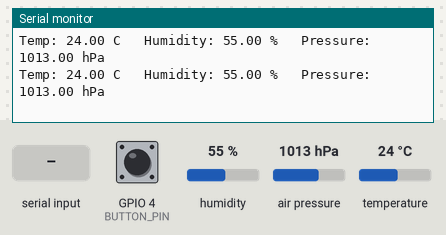
The program below on a simulated ESP32. Parts: the last lines printed to the serial monitor. Inputs (shaded band) come from the test bench; at power-on: GPIO 4 (BUTTON_PIN) HIGH, humidity 55 %, air pressure 1013 hPa, temperature 24 °C.

Above: at 1.2 s.
1.3 s: GPIO 4 (BUTTON_PIN) pulled LOW for 0.15 s
At 1.7 s:
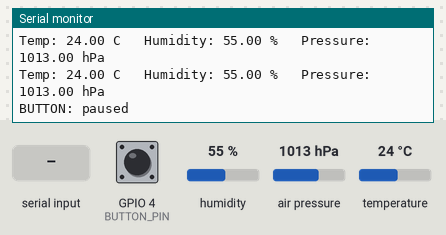
2.9 s: "pause\n" received over Serial
At 3.3 s:
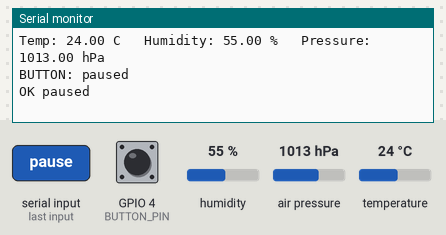
4.4 s: GPIO 4 (BUTTON_PIN) pulled LOW for 1 s
At 4.9 s:
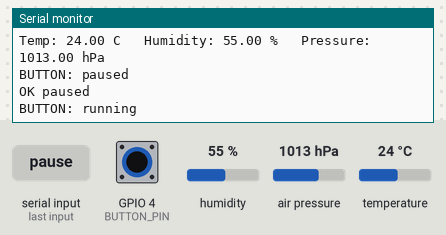
6.9 s: "resume\n" received over Serial
At 7.01 s:
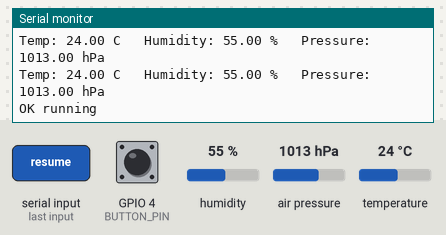
8.4 s: "status\n" received over Serial
At 8.9 s:
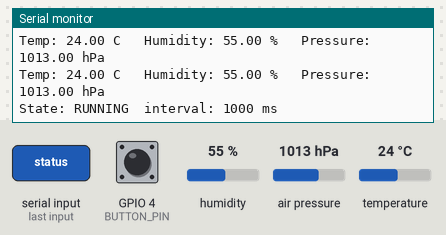
9.9 s: "interval \n" received over Serial
At 10.02 s:
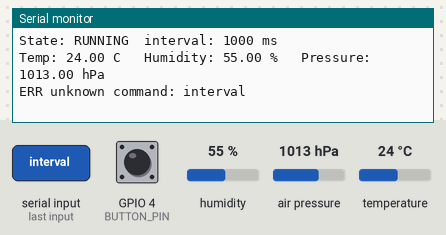

The program:

main.cpp
```cpp
#include <Arduino.h>
#include <Wire.h>
#include <Adafruit_BME280.h>

Adafruit_BME280 bme;

// One reading = three numbers packed together
struct Reading
{
  float temperature;
  float humidity;
  float pressure;
};

QueueHandle_t readingQueue; // the mailbox
enum State
{
  RUNNING,
  PAUSED
};
volatile State state = RUNNING;      // current state
volatile uint32_t intervalMs = 1000; // how often the sensor reads

const int BUTTON_PIN = 4; // <-- change to YOUR button pin
const uint32_t DEBOUNCE_MS = 50;

QueueHandle_t buttonQueue; // button events travel through this

// ISR: keep it tiny. Debounce, then send one event to the queue.
void IRAM_ATTR onButtonPress()
{
  static uint32_t lastMs = 0;
  uint32_t now = millis();
  if (now - lastMs < DEBOUNCE_MS)
    return; // ignore bounce
  lastMs = now;

  uint8_t event = 1;
  BaseType_t woken = pdFALSE;
  xQueueSendFromISR(buttonQueue, &event, &woken); // the ISR-safe version
  if (woken)
    portYIELD_FROM_ISR();
}

void sensorTask(void *param)
{
  while (true)
  {
    if (state == RUNNING)
    { // only read when running
      Reading r;
      r.temperature = bme.readTemperature();
      r.humidity = bme.readHumidity();
      r.pressure = bme.readPressure() / 100.0F;
      xQueueSend(readingQueue, &r, 0);
    }
    vTaskDelay(pdMS_TO_TICKS(intervalMs)); // sleep for the current interval
  }
}
// TASK 2: waits for mail, then prints it
void printTask(void *param)
{
  while (true)
  {
    Reading r;
    if (xQueueReceive(readingQueue, &r, portMAX_DELAY))
    { // sleeps until mail arrives
      Serial.print("Temp: ");
      Serial.print(r.temperature);
      Serial.print(" C   Humidity: ");
      Serial.print(r.humidity);
      Serial.print(" %   Pressure: ");
      Serial.print(r.pressure);
      Serial.println(" hPa");
    }
  }
}

void handleCommand(String line)
{
  line.trim(); // remove stray spaces

  if (line == "pause")
  {
    state = PAUSED;
    Serial.println("OK paused");
  }
  else if (line == "resume")
  {
    state = RUNNING;
    Serial.println("OK running");
  }
  else if (line == "status")
  {
    Serial.print("State: ");
    Serial.print(state == RUNNING ? "RUNNING" : "PAUSED");
    Serial.print("  interval: ");
    Serial.print(intervalMs);
    Serial.println(" ms");
  }
  else if (line.startsWith("interval "))
  {
    long v = line.substring(9).toInt(); // the part after "interval "
    if (v >= 100 && v <= 60000)
    {
      intervalMs = v;
      Serial.print("OK interval ");
      Serial.println(v);
    }
    else
    {
      Serial.println("ERR interval must be a number from 100 to 60000");
    }
  }
  else
  {
    Serial.print("ERR unknown command: ");
    Serial.println(line);
  }
}
// TASK 3: listens for typed characters and builds them into lines
void commandTask(void *param)
{
  String line = "";
  while (true)
  {
    while (Serial.available() > 0)
    {
      char c = Serial.read();
      if (c == '\n' || c == '\r')
      {
        if (line.length() > 0)
        {
          handleCommand(line);
          line = "";
        }
      }
      else
      {
        line += c;
      }
    }
    vTaskDelay(pdMS_TO_TICKS(10));
  }
}

// TASK 4: waits for button events and toggles the state
void buttonTask(void *param)
{
  uint8_t event;
  while (true)
  {
    if (xQueueReceive(buttonQueue, &event, portMAX_DELAY))
    { // sleeps until a press
      state = (state == RUNNING) ? PAUSED : RUNNING;
      Serial.println(state == RUNNING ? "BUTTON: running" : "BUTTON: paused");
    }
  }
}

void setup()
{
  Serial.begin(115200);
  Wire.begin(21, 22);

  if (!bme.begin(0x76))
  {
    Serial.println("BME280 not found");
    while (true)
      delay(1000);
  }

  readingQueue = xQueueCreate(5, sizeof(Reading)); // mailbox holds up to 5 readings

  xTaskCreate(sensorTask, "sensor", 4096, NULL, 1, NULL);
  xTaskCreate(printTask, "print", 4096, NULL, 1, NULL);
  xTaskCreate(commandTask, "command", 4096, NULL, 1, NULL);

  pinMode(BUTTON_PIN, INPUT_PULLUP);
  buttonQueue = xQueueCreate(5, sizeof(uint8_t));
  xTaskCreate(buttonTask, "button", 4096, NULL, 1, NULL);
  attachInterrupt(digitalPinToInterrupt(BUTTON_PIN), onButtonPress, FALLING);
}

void loop()
{
  vTaskDelay(pdMS_TO_TICKS(1000)); // loop() is not used any more
}
```

Measured:
- after the input at 1.3 s, the serial monitor: prints a new line at once (image 1)
- after the input at 2.9 s, the serial monitor: prints a new line at once (image 2)
- after the input at 4.4 s, the serial monitor: prints a new line at once (image 3)
- after the input at 6.9 s, the serial monitor: prints a new line at once (image 4)
- after the input at 8.4 s, the serial monitor: prints a new line at once (image 5)
- after the input at 9.9 s, the serial monitor: prints a new line at once (image 6)
